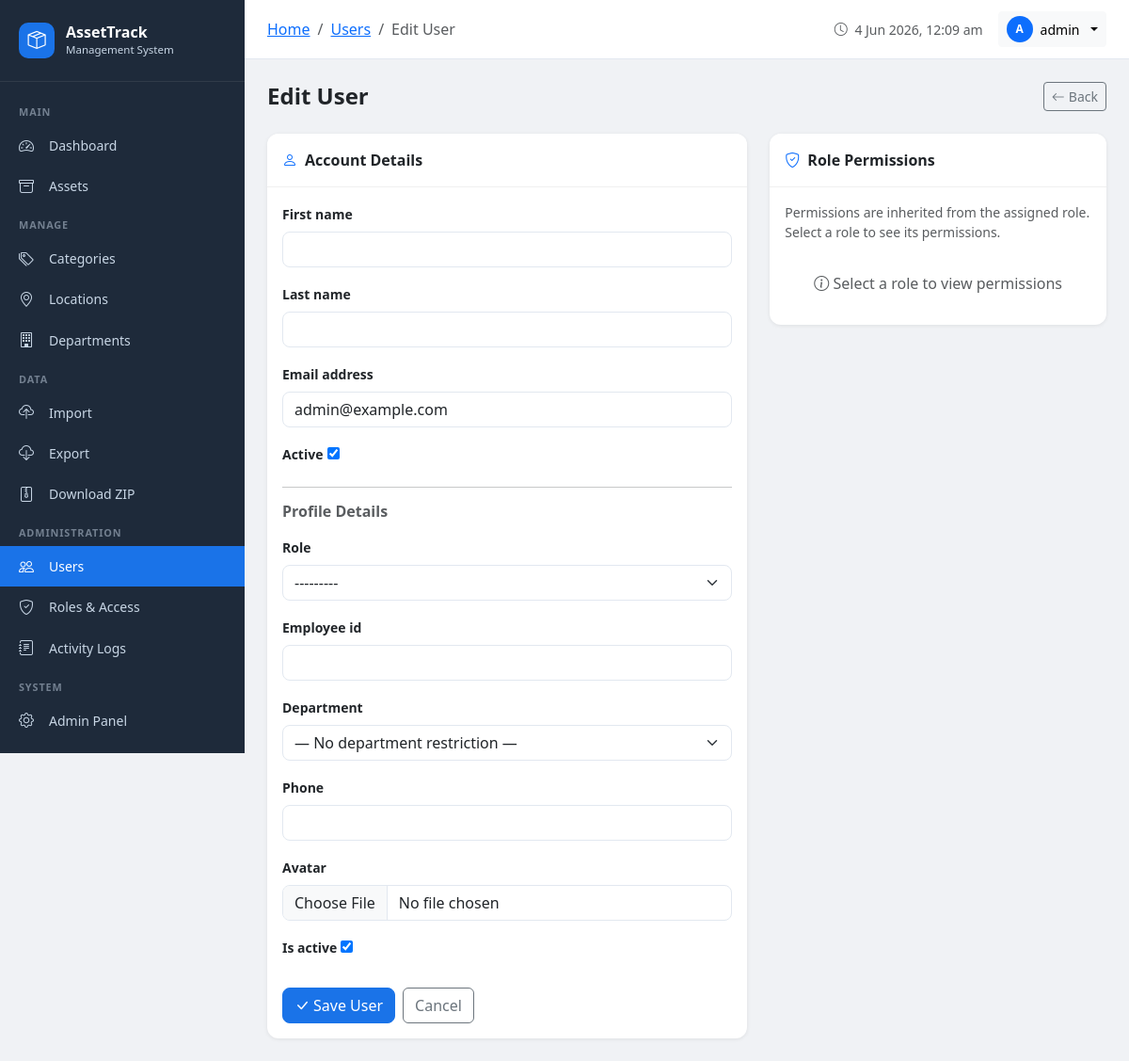
Page /accounts/users/1/edit/ (signed in) on the committed database.
### accounts/models.py (models this page shows, shortened)
class UserProfile(models.Model):
    user = models.OneToOneField(User, on_delete=models.CASCADE, related_name='profile')
    role = models.ForeignKey(Role, on_delete=models.SET_NULL, null=True, blank=True)
    employee_id = models.CharField(max_length=50, blank=True)
    department = models.ForeignKey(
        'assets.Department',
        on_delete=models.SET_NULL,
        null=True,
        blank=True,
        related_name='user_profiles',
    )
    phone = models.CharField(max_length=20, blank=True)
    avatar = models.ImageField(upload_to='avatars/', null=True, blank=True)
    is_active = models.BooleanField(default=True)
    created_at = models.DateTimeField(auto_now_add=True)
    updated_at = models.DateTimeField(auto_now=True)
    class Meta:
        ordering = ['user__username']

### accounts/views.py (the view, shortened to what this page needs)
        def wrapper(request, *args, **kwargs):
            if not request.user.is_authenticated:
                from django.contrib.auth.views import redirect_to_login
                return redirect_to_login(request.get_full_path())
            if request.user.is_superuser:
                return view_func(request, *args, **kwargs)

### accounts/forms.py
class UserUpdateForm(forms.ModelForm):
    class Meta:
        model = User
        fields = ['first_name', 'last_name', 'email', 'is_active']
        widgets = {
            'first_name': forms.TextInput(attrs={'class': 'form-control'}),
            'last_name': forms.TextInput(attrs={'class': 'form-control'}),
            'email': forms.EmailInput(attrs={'class': 'form-control'}),
        }

class UserProfileForm(forms.ModelForm):
    class Meta:
        model = UserProfile
        fields = ['role', 'employee_id', 'department', 'phone', 'avatar', 'is_active']
        widgets = {
            'role': forms.Select(attrs={'class': 'form-select'}),
            'employee_id': forms.TextInput(attrs={'class': 'form-control'}),
            'department': forms.Select(attrs={'class': 'form-select'}),
            'phone': forms.TextInput(attrs={'class': 'form-control'}),
            'avatar': forms.FileInput(attrs={'class': 'form-control', 'accept': 'image/*'}),
        }
    def __init__(self, *args, **kwargs):
        super().__init__(*args, **kwargs)
        self.fields['department'].queryset = Department.objects.order_by('name')
        self.fields['department'].empty_label = '— No department restriction —'

### accounts/context_processors.py (called while the page is built)
def user_profile(request):
    if request.user.is_authenticated:
        profile, _ = UserProfile.objects.get_or_create(user=request.user)
        return {'user_profile': profile}
    return {'user_profile': None}

### accounts/models.py (called while the page is built)
    def __str__(self):
        return self.name

### accounts/views.py (called while the page is built, shortened)
def permission_required(perm):
    def decorator(view_func):
        def wrapper(request, *args, **kwargs):
            if not request.user.is_authenticated:
                from django.contrib.auth.views import redirect_to_login
                return redirect_to_login(request.get_full_path())
            if request.user.is_superuser:
                return view_func(request, *args, **kwargs)
        return wrapper
    return decorator

### assets/models.py (called while the page is built)
    def __str__(self):
        return self.name

### templates/accounts/user_form.html (shortened to what this page needs)
{% extends 'base.html' %}
{% block breadcrumb %}
<li class="breadcrumb-item"><a href="{% url 'dashboard' %}">Home</a></li>
<li class="breadcrumb-item"><a href="{% url 'user_list' %}">Users</a></li>
<li class="breadcrumb-item active">{{ title }}</li>
{% endblock %}
{% block content %}
<div class="d-flex align-items-center justify-content-between mb-4">
    <h4 class="fw-bold mb-0">{{ title }}</h4>
    <a href="{% url 'user_list' %}" class="btn btn-outline-secondary btn-sm"><i class="bi bi-arrow-left me-1"></i>Back</a>
</div>
<div class="row g-4">
    <div class="col-md-7">
        <div class="card">
            <div class="card-header bg-white fw-semibold py-3"><i class="bi bi-person me-2 text-primary"></i>Account Details</div>
            <div class="card-body">
                <form method="post" enctype="multipart/form-data" id="user-form">
                    {% for field in user_form %}
                    <div class="mb-3">
                        <label class="form-label fw-semibold small">{{ field.label }}</label>
                        {{ field }}
                    </div>
                    {% endfor %}
                    <hr>
                    <h6 class="fw-semibold mb-3 text-muted">Profile Details</h6>
                    {% for field in profile_form %}
                    <div class="mb-3">
                        <label class="form-label fw-semibold small">{{ field.label }}</label>
                        {{ field }}
                    </div>
                    {% endfor %}
                    <div class="d-flex gap-2 mt-4">
                        <button type="submit" class="btn btn-primary"><i class="bi bi-check-lg me-1"></i>Save User</button>
                        <a href="{% url 'user_list' %}" class="btn btn-outline-secondary">Cancel</a>
                    </div>
                </form>
            </div>
        </div>
    </div>
    <div class="col-md-5">
        <div class="card">
            <div class="card-header bg-white fw-semibold py-3"><i class="bi bi-shield-check me-2 text-primary"></i>Role Permissions</div>
            <div class="card-body">
                <p class="text-muted small">Permissions are inherited from the assigned role. Select a role to see its permissions.</p>
                <div id="role-perms" class="mt-3">
                    <div class="text-center text-muted py-3"><i class="bi bi-info-circle"></i> Select a role to view permissions</div>
                </div>
            </div>
        </div>
    </div>
</div>
{% endblock %}

### templates/base.html (shortened to what this page needs)
<!DOCTYPE html>
<html lang="en">
<head>
    <link href="https://cdn.jsdelivr.net/npm/bootstrap@5.3.2/dist/css/bootstrap.min.css" rel="stylesheet">
    <link href="https://cdn.jsdelivr.net/npm/bootstrap-icons@1.11.3/font/bootstrap-icons.min.css" rel="stylesheet">
</head>
<body>
{% if user.is_authenticated %}
<div class="sidebar" id="sidebar">
    <div class="sidebar-brand">
        <div class="sidebar-brand-icon"><i class="bi bi-box-seam"></i></div>
        <div>
            <div class="sidebar-brand-text">AssetTrack</div>
            <div class="sidebar-brand-sub">Management System</div>
        </div>
    </div>
    <nav class="sidebar-nav">
        <div class="nav-section-title">Main</div>
        <a href="{% url 'dashboard' %}" class="nav-link {% if request.resolver_match.url_name == 'dashboard' %}active{% endif %}">
            <i class="bi bi-speedometer2"></i> Dashboard
        </a>
        <a href="{% url 'asset_list' %}" class="nav-link {% if 'asset' in request.resolver_match.url_name %}active{% endif %}">
            <i class="bi bi-archive"></i> Assets
        </a>
        <div class="nav-section-title">Manage</div>
        <a href="{% url 'category_list' %}" class="nav-link {% if 'category' in request.resolver_match.url_name %}active{% endif %}">
            <i class="bi bi-tags"></i> Categories
        </a>
        <a href="{% url 'location_list' %}" class="nav-link {% if 'location' in request.resolver_match.url_name %}active{% endif %}">
            <i class="bi bi-geo-alt"></i> Locations
        </a>
        <a href="{% url 'department_list' %}" class="nav-link {% if 'department' in request.resolver_match.url_name %}active{% endif %}">
            <i class="bi bi-building"></i> Departments
        </a>
        {% if user.is_superuser or user.profile.role.can_import_export %}
        <div class="nav-section-title">Data</div>
        <a href="{% url 'import_assets' %}" class="nav-link {% if request.resolver_match.url_name == 'import_assets' %}active{% endif %}">
            <i class="bi bi-cloud-upload"></i> Import
        </a>
        <a href="{% url 'export_assets' %}" class="nav-link">
            <i class="bi bi-cloud-download"></i> Export
        </a>
        <a href="{% url 'download_zip' %}" class="nav-link {% if request.resolver_match.url_name == 'download_zip' %}active{% endif %}">
            <i class="bi bi-file-zip"></i> Download ZIP
        </a>
        {% endif %}
        {% if user.is_superuser or user.profile.role.can_manage_users %}
        <div class="nav-section-title">Administration</div>
        <a href="{% url 'user_list' %}" class="nav-link {% if 'user' in request.resolver_match.url_name %}active{% endif %}">
            <i class="bi bi-people"></i> Users
        </a>
        <a href="{% url 'role_list' %}" class="nav-link {% if 'role' in request.resolver_match.url_name %}active{% endif %}">
            <i class="bi bi-shield-check"></i> Roles & Access
        </a>
        {% endif %}
        {% if user.is_superuser or user.profile.role.can_view_logs %}
        <a href="{% url 'activity_log_list' %}" class="nav-link {% if request.resolver_match.url_name == 'activity_log_list' %}active{% endif %}">
            <i class="bi bi-journal-text"></i> Activity Logs
        </a>
        {% endif %}
        {% if user.is_superuser %}
        <div class="nav-section-title">System</div>
        <a href="/admin/" class="nav-link" target="_blank">
            <i class="bi bi-gear"></i> Admin Panel
        </a>
        {% endif %}
    </nav>
</div>
<div class="main-content">
    <div class="topbar">
        <div class="topbar-left">
            <nav aria-label="breadcrumb" class="d-none d-md-block">
                <ol class="breadcrumb mb-0 small">
                    {% block breadcrumb %}{% endblock %}
                </ol>
            </nav>
        </div>
        <div class="d-flex align-items-center gap-3">
            <span class="text-muted small d-none d-sm-inline">
                <i class="bi bi-clock me-1"></i>
                <span id="current-time"></span>
            </span>
            <div class="dropdown">
                <button class="btn btn-light btn-sm dropdown-toggle d-flex align-items-center gap-2" data-bs-toggle="dropdown">
                    {% if user.profile.avatar %}
                    <img src="{{ user.profile.avatar.url }}" class="rounded-circle" width="28" height="28" style="object-fit:cover">
                    {% else %}
                    <div class="rounded-circle bg-primary d-flex align-items-center justify-content-center text-white" style="width:28px;height:28px;font-size:0.75rem;font-weight:700">
                        {{ user.username|first|upper }}
                    </div>
                    {% endif %}
                    <span class="d-none d-sm-inline">{{ user.get_full_name|default:user.username }}</span>
                </button>
            </div>
        </div>
    </div>
    <div class="page-content">
        {% block content %}{% endblock %}
    </div>
</div>
{% else %}
{% block auth_content %}{% endblock %}
{% endif %}
</body>
</html>

### templates/base.html (style rules this page uses)
:root { --sidebar-width: 260px; --primary: #1a73e8; --sidebar-bg: #1e2a3a; --sidebar-text: #c8d6e5; --sidebar-hover: #2d3f55; --sidebar-active: #1a73e8; }
body { background: #f0f2f5; font-family: 'Segoe UI', sans-serif; }
.sidebar { position: fixed; top: 0; left: 0; height: 100vh; width: var(--sidebar-width); background: var(--sidebar-bg); z-index: 1000; overflow-y: auto; transition: transform 0.3s; }
.sidebar-brand { padding: 1.5rem 1.25rem; border-bottom: 1px solid rgba(255,255,255,0.08); display: flex; align-items: center; gap: 0.75rem; }
.sidebar-brand-icon { width: 38px; height: 38px; background: var(--primary); border-radius: 10px; display: flex; align-items: center; justify-content: center; font-size: 1.2rem; color: white; }
.sidebar-brand-text { color: white; font-weight: 700; font-size: 1rem; line-height: 1.2; }
.sidebar-brand-sub { color: var(--sidebar-text); font-size: 0.72rem; }
.sidebar-nav { padding: 0.75rem 0; }
.nav-section-title { color: rgba(200,214,229,0.5); font-size: 0.68rem; font-weight: 600; letter-spacing: 0.08em; text-transform: uppercase; padding: 0.75rem 1.25rem 0.35rem; }
.sidebar .nav-link { color: var(--sidebar-text); padding: 0.6rem 1.25rem; border-radius: 0; display: flex; align-items: center; gap: 0.75rem; font-size: 0.875rem; transition: all 0.2s; }
.sidebar .nav-link.active { background: var(--primary); color: white; }
.sidebar .nav-link i { width: 20px; font-size: 1rem; }
.main-content { margin-left: var(--sidebar-width); min-height: 100vh; }
.topbar { background: white; padding: 0.75rem 1.5rem; border-bottom: 1px solid #e2e8f0; position: sticky; top: 0; z-index: 999; display: flex; align-items: center; justify-content: space-between; }
.topbar-left { display: flex; align-items: center; gap: 1rem; }
.page-content { padding: 1.5rem; }
.card { border: none; border-radius: 12px; box-shadow: 0 1px 4px rgba(0,0,0,0.08); }
.card-header { border-radius: 12px 12px 0 0 !important; border-bottom: 1px solid rgba(0,0,0,0.06); }
.form-control, .form-select { border-radius: 8px; border-color: #e2e8f0; }
.btn-primary { background: var(--primary); border-color: var(--primary); border-radius: 8px; }

### rows in the picture
UserProfile: profile_form "---------" "— No department restriction —" "☑"

### other values in the picture
{{ title }} "Edit User"
{{ user.username|first|upper }} "A"
{{ user.get_full_name|default:user.username }} "admin"
{{ field.label }} "First name" "Last name" "Email address" "Active"
{{ field.label }} "Role" "Employee id" "Department" "Phone" "Avatar" "Is active"
